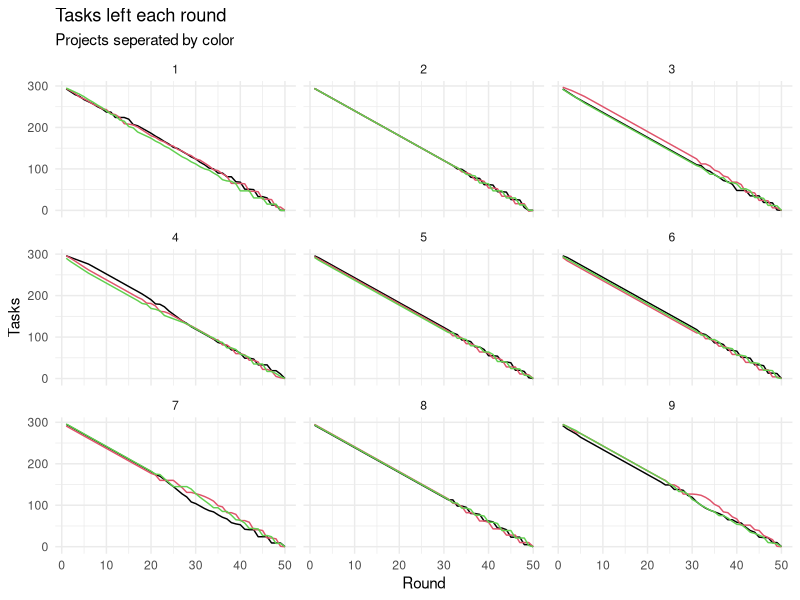
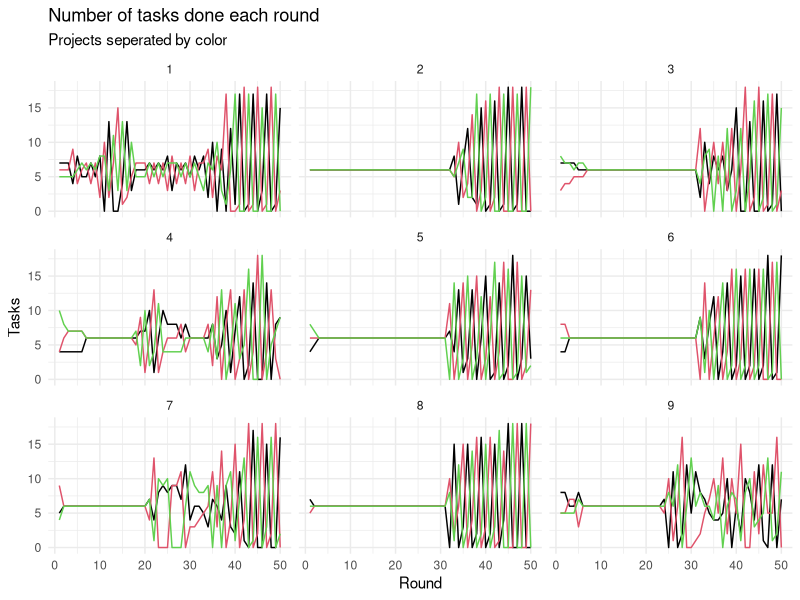
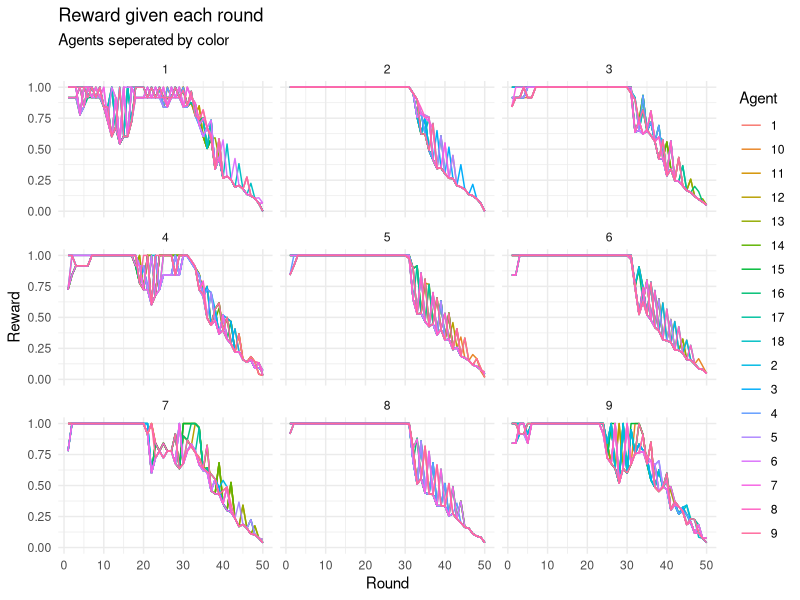
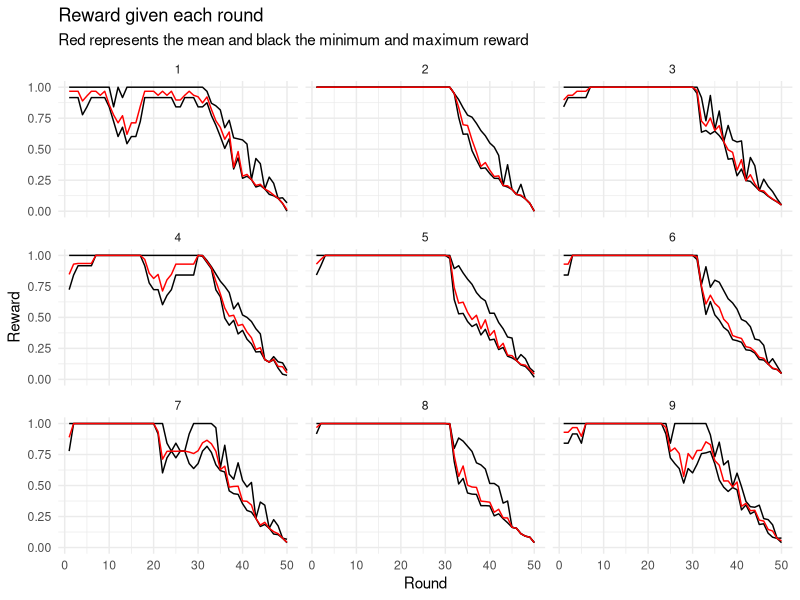
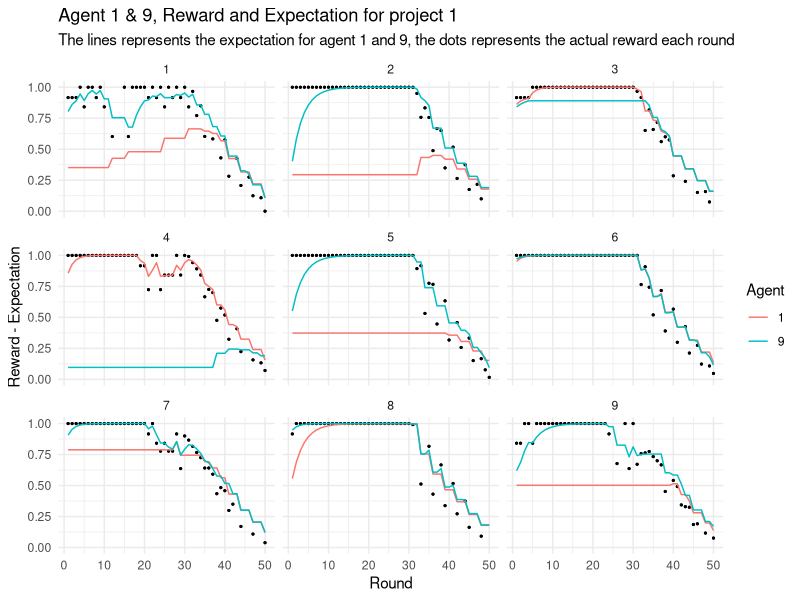
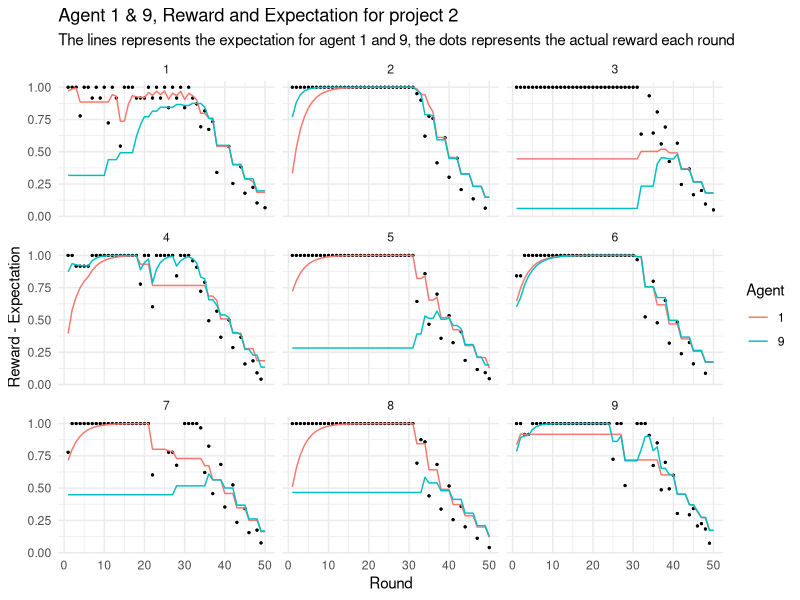
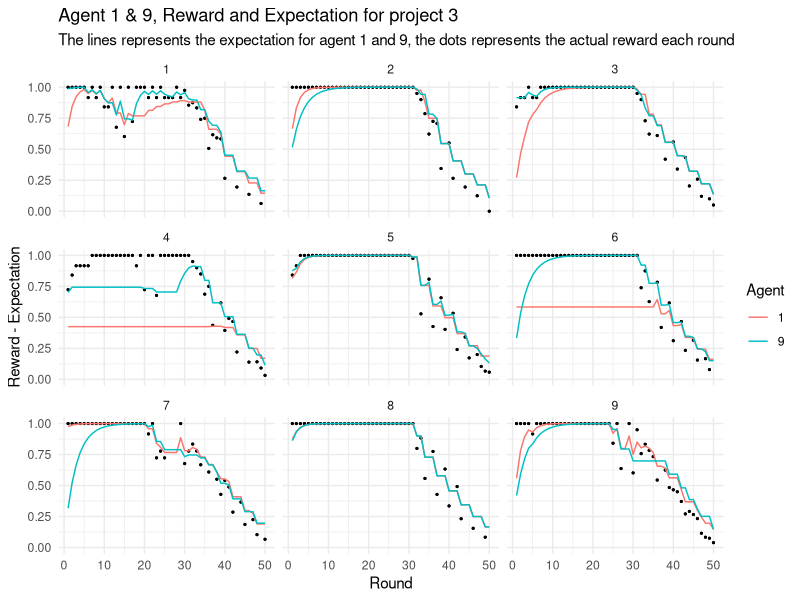
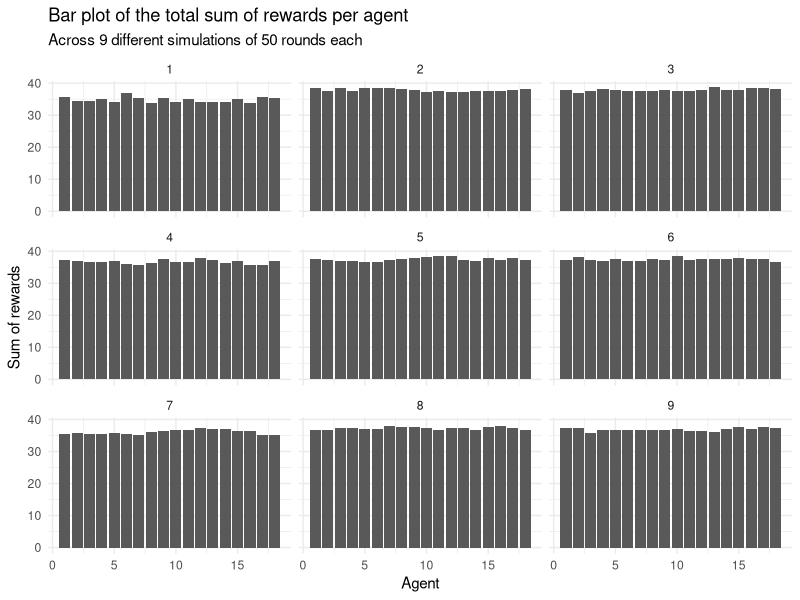

Recreate these plots in R, in order.
## ---- chunk 1
library(tidyverse)
library(ggplot2)
## ---- chunk 2

# CREATE NETWORK FUNCTION
# Function that returns a matrix as an edge list. Row number represents each agent and column 1 and 2 represent the neighbors of each agent. 
createNetwork = function(nA){
  
  #Create an empty matrix with 3 columns ans as many rows as number of agents
  agentNetwork = matrix(ncol = 2, nrow = nA)
  
  #Loop through all agents
  for (a in 1:nA){
    
    # If its the first agent, make an edge to the last and the second agent
    if (a == 1){
      edge1 = nA
      edge2 = 2
    }
    
    # If its the last agent, make an edge to the last-1 and the first agent
    if (a == nA){
      edge1 = a-1
      edge2 = 1
    }
    
    # If its any agent between 2 and the last-1, make an edge to the agents one lower and the agent one higher
    if(a %in% 2:(nA-1)){
      edge1 = a-1
      edge2 = a+1
    }
    
    # save the data into the matrix
    agentNetwork[a,1] = edge1
    agentNetwork[a,2] = edge2
  }
  
  return(agentNetwork)
}


# CREATE PROJECTS FUNCTION
# Function that returns a vector representing the number of tasks in each project
createProjects = function(nA, nP, nR, symmetry){
  
  if (symmetry == T){
    tasks = nA*nR/nP # formula for the number of tasks
    projectList = c(rep(tasks,nP)) # repeat the number of tasks nP times and make it into a vector
  }
  
  if (symmetry == F){
    tasks = nA*nR/nP # formula for the number of tasks
    projectList = c(rep(tasks,nP)) # repeat the number of tasks nP times and make it into a vector
  
    nMod = floor(nP/2)
    
    modList = c()
    for (mod in 1:nMod){
      modList = c(
        modList,
        mod/(mod+mod^2)
      )
    }
    
    pMedian = median(1:nP)
    for (p in 1:nP){
      if (p < pMedian){
        projectList[p] = round(projectList[p] * modList[p])
      }
      if (p > pMedian){
        projectList[p] = round(projectList[p] * (modList[rev(1:nP)[p]] + 1))
      }
    }
  }
  
  
  return(projectList)
}


# CREATE AGENTS' EXPECTATIONS FUNCTION
# Function that returns a matrix with starting values of expectations. Each row is an agent and each column is a project.
createExpectations = function(nA, nP){
  
  # Prepare an empty matrix
  expMatrix = matrix(ncol = nP, nrow = nA) 
  
  # Loop through agents and loop through projects and insert a number on the agent,project place in the matrix
  for(a in 1:nA){
    for(p in 1:nP){
      expMatrix[a,p] = runif(1) # Random number between 0 and 1 drawn from a uniform distribution
      #expMatrix[a,p] = rnorm(1, 0.7, 0.1) # from normal distribution, Mean = 0.7, sd = 0.1
    }
  }
  return(expMatrix)
}


# SIMULATION FUNCTION
# Function that runs the simulation an returns a data frame.
simulation = function(nA, nP, nR, rewardExp, taskThresh, alpha, beta, sim){
  
  # Use other functions to set up the simulation
  network = createNetwork(nA)
  projects = createProjects(nA, nP, nR, pSymmetry)
  expectations = createExpectations(nA, nP)
  nTasks = mean(projects)
  
  #prepare a list for storing the data of each round
  data_list = list()
  i = 1
  
  #Loop through each round
  for (round in 1:nR){
    
    #set up a vector for how many works on each project this round (same structure as the projects vector)
    work = c(rep(0,nP))
    
    # Empty vector for putting in the choices of the agents. (the structure will be: value n = choice of agent n)
    projectChoice = c()
    
    # CHOOSE PROJECT
    # Loop through agents
    for (a in 1:nA){
      
      # Find the project with the highest expectation
      proj =  which.max(expectations[a,])# which.max returns the placement of a number in a vector
      
      #add one to the project in "work" and store the choice in "projectChoice"
      work[proj] = work[proj] + 1
      projectChoice[a] = proj
    }
    
    # REWARDS
    # Calculate reward per project
    rewards = c(rep(0,nP)) # Empty vector for total rewards per project
    maxOpt = nA/nP # Maximum number of agentes working a project in order to get the optimal (1) reward per agent
    
    # loop through projects and calculate amount of total rewards based on the amount of agents working each project
    for (p in 1:nP){
      
      # if the number of agents working the project is less or equal to maxOpt, put this number on the total amount of reward for this project. Else, use the function to calculate it.
      if (work[p] <= maxOpt){ 
        rewards[p] = work[p]
      } else {
        # Function for calculating total amount of rewards.
        # rewardExp is the exponent defined outside the simulation.
        # (work[p]-maxOpt+1) is just the number of agents above maxOpt + 1 (to make the exponent work from the first agent above maxOpt)
        # the minus 1 in the end is add to shift it down to the intercept
        rewards[p] = maxOpt + (work[p]-maxOpt+1)^rewardExp-1 
      }
      
      #if the number of tasks left is lower than a percentage (defined outside the simulation) of the max amount of tasks, then calculate a modifier and apply it to the total amount of rewards.
      if (projects[p] < nTasks*taskThresh){
        percentageLeft = projects[p] / nTasks # How much work is left
        modifier = percentageLeft/taskThresh # percentage left since the threshold as a modifier
        rewards[p] = rewards[p] * modifier # Apply the modifier
      }
    }
    
    #calculate reward per agent
    # for each agent, divide the total number of reward on the chosen project and divide it with the amount of agents who worked that project and store it as this agents reward in a vector.
    agentReward = c() 
    for (a in 1:nA){
      p = projectChoice[a]
      agentReward[a] = rewards[p]/work[p]
    }
    
    #UPDATE EXPECTAIONS
    # new exp = alpha * reward + (1 - alpha) * exp
    # loop through agents and calculate new expextation for the project they chose and replace it with the old one
    for (a in 1:nA){
      p = projectChoice[a] 
      newExp = alpha * agentReward[a] + (1-alpha) * expectations[a,p]
      expectations[a,p] = newExp
    }
    
    # Loop through agents and check if the naighbors (egdes in the network) chose a different project. If they did update this project as well using the method above (but with beta instead of alpha)
    for (a in 1:nA){
      n1 = network[a,1]
      n2 = network[a,2]
      
      if (projectChoice[a] != projectChoice[n1]){
        p = projectChoice[n1] 
        newExp = beta * agentReward[n1] + (1-beta) * expectations[a,p]
        expectations[a,p] = newExp
      }
      
      if (projectChoice[a] != projectChoice[n2]){
        p = projectChoice[n2] 
        newExp = beta * agentReward[n2] + (1-beta) * expectations[a,p]
        expectations[a,p] = newExp
      }
    }
    
    #update projects (should this come before or after calculation of reward?)
    projects = projects - work # just subtracts the amount of work on each project with the amount of work left on each project.
    for (p in projects){
      if (p < 0){
        projects[p] = 0
      }
    }
    
    
    #SAVE THE DATA
    # the reason it takes this much code to save the data is that it should be flexible with number of columns in the final data frame as it changes with the number of projects.
    eNames = c()
    pNames = c()
    rNames = c()
    wNames = c()
    for (p in 1:nP){
      eNames = c(eNames, paste("Expectation", p, sep = ""))
      pNames = c(pNames, paste("Project", p,"_Tasks", sep = ""))
      rNames = c(rNames, paste("Project", p, "_Rewards", sep = ""))
      wNames = c(wNames, paste("Project", p, "_Work", sep = ""))
    }
    
    temp_data = as.data.frame(matrix(nrow = nA, ncol = nP*4+11))
    colnames(temp_data) = c(
      "Simulation",
      "Round",
      "Agent",
      "Choice",
      "Reward",
      eNames,
      pNames,rNames,wNames,
      "alpha",
      "beta",
      "nAgents",
      "nProjects",
      "nTasks",
      "nRounds"
    )
    
    temp_data[,1] = sim
    temp_data[,2] = round
    temp_data[,3] = 1:nA
    temp_data[,4] = projectChoice
    temp_data[,5] = agentReward
    
    for (p in 1:nP){
      e = paste("Expectation", p, sep = "")
      pr = paste("Project", p,"_Tasks", sep = "")
      r = paste("Project", p, "_Rewards", sep = "")
      w = paste("Project", p, "_Work", sep = "")
      
      temp_data[e] = expectations[,p]
      temp_data[pr] = projects[p]
      temp_data[r] = rewards[p]
      temp_data[w] = work[p]
    }
    
    n = ncol(temp_data)
    temp_data[,n-5] = alpha
    temp_data[,n-4] = beta
    temp_data[,n-3] = nA
    temp_data[,n-2] = nP
    if (pSymmetry == TRUE) {temp_data[,n-1] = nTasks} else {temp_data[,n-1] = "asymmetric"}
    temp_data[,n] = nR
    
    #saving this rounds data into a list of data frames
    data_list[[i]] = temp_data
    i = i + 1
    
    
  } # End of the round loop
  
  # combine all the data frames in the data_list into one 
  data = do.call(rbind, data_list)
  
  return(data)
  
}

## ---- chunk 3
nRounds = 50
nAgents = 18
nProjects = 3
rewardExp = 0.5
taskThresh = 0.4
alpha = 0.5
beta = 0.3
pSymmetry = T
## ---- chunk 4
data_list = list()
i = 1
set.seed(61)
for (s in 1:9){
  data_list[[i]] = simulation(nAgents, nProjects, nRounds, rewardExp, taskThresh, alpha, beta, s)
  i = i + 1
}
data = do.call(rbind, data_list)

write.csv(data, "data_9sim.csv")
## ---- chunk 5
#Alpha ~ Beta plot
#ggplot(data, aes(y = as.factor(Agent), x = Round)) +
#  geom_point(aes(color = as.factor(Choice)), shape = 15, size = 3) +
#  facet_wrap(alpha~beta) +
#  theme_minimal()


# Project development over time
ggplot(data, aes(x = Round))+
  geom_line(aes(y = Project1_Tasks), color = 1) +
  geom_line(aes(y = Project2_Tasks), color = 2) +
  geom_line(aes(y = Project3_Tasks), color = 3) +
  facet_wrap(~Simulation) +
  theme_minimal() +
  labs(title = "Tasks left each round",subtitle = "Projects seperated by color", y = "Tasks")


ggplot(data, aes(x = Round))+
  geom_line(aes(y = Project1_Work), color = 1) +
  geom_line(aes(y = Project2_Work), color = 2) +
  geom_line(aes(y = Project3_Work), color = 3) +
  facet_wrap(~Simulation) +
  theme_minimal() +
  labs(title = "Number of tasks done each round", subtitle = "Projects seperated by color", y = "Tasks")

# Reward plots
ggplot(data, aes(x = Round, y = Reward))+
  geom_line(aes(color = as.character(Agent))) +
  facet_wrap(~Simulation) +
  theme_minimal() +
  labs(title = "Reward given each round", subtitle = "Agents seperated by color", color = "Agent")


ggplot(data, aes(x = Round, y = Reward))+
  stat_summary(fun.y=min, geom="line") +
  stat_summary(fun.y=max, geom="line") +
  stat_summary(fun.y=mean, geom="line", color = "red") +
  facet_wrap(~Simulation) +
  theme_minimal() +
  labs(title = "Reward given each round", subtitle = "Red represents the mean and black the minimum and maximum reward")


# Reward - Expectation plots
ggplot(subset(data, Agent %in% c(1,9)), aes(x = Round)) +
  geom_point(aes(y = Project1_Rewards/Project1_Work), size = .4) +
  geom_line(aes(y = Expectation1, color = as.character(Agent))) +
  facet_wrap(~Simulation) +
  theme_minimal() +
  labs(title = "Agent 1 & 9, Reward and Expectation for project 1", subtitle = "The lines represents the expectation for agent 1 and 9, the dots represents the actual reward each round", y = "Reward - Expectation", color = "Agent")


ggplot(subset(data, Agent %in% c(1,9)), aes(x = Round)) +
  geom_point(aes(y = Project2_Rewards/Project2_Work), size = .4) +
  geom_line(aes(y = Expectation2, color = as.character(Agent))) +
  facet_wrap(~Simulation) +
  theme_minimal() +
  labs(title = "Agent 1 & 9, Reward and Expectation for project 2", subtitle = "The lines represents the expectation for agent 1 and 9, the dots represents the actual reward each round", y = "Reward - Expectation", color = "Agent")


ggplot(subset(data, Agent %in% c(1,9)), aes(x = Round)) +
  geom_point(aes(y = Project3_Rewards/Project3_Work), size = .4) +
  geom_line(aes(y = Expectation3, color = as.character(Agent))) +
  facet_wrap(~Simulation) +
  theme_minimal() +
  labs(title = "Agent 1 & 9, Reward and Expectation for project 3", subtitle = "The lines represents the expectation for agent 1 and 9, the dots represents the actual reward each round", y = "Reward - Expectation", color = "Agent")

# total reward plot
ggplot(data, aes(y = Reward, x = Agent)) +
  stat_summary(fun.y = "sum", geom = "bar") + 
  facet_wrap(~Simulation) +
  theme_minimal() +
  labs(title = "Bar plot of the total sum of rewards per agent", subtitle = "Across 9 different simulations of 50 rounds each", y = "Sum of rewards")
## ---- chunk 6

work = 1:nAgents
rewards = c(rep(0,nAgents)) 
maxOpt = nAgents/nProjects # Maximum number of agents working a project in order to get the optimal (1) reward per agent

exp_data = data.frame()
for (e in c(0.3,0.4,0.5,0.6,0.7,0.8)){
  for (p in work){
    # if the number of agents working the project is less or equal to maxOpt, put this number on the total amount of reward for this project. Else, use the function to calculate it.
    if (work[p] <= maxOpt){ 
      rewards[p] = work[p] 
    } else {
      # Function for calculating total amount of rewards.
      # rewardExp is the exponent defined outside the simulation.
      # (work[p]-maxOpt+1) is just the number of agents above maxOpt + 1 (to make the exponent work from the first agent above maxOpt)
      # the minus 1 in the end is add to shift it down to the intercept
      rewards[p] = maxOpt + (work[p]-maxOpt+1)^e-1 
    }
  } 
  temp = data.frame("work" = work, "reward" = rewards, "exp" = e)
  exp_data = rbind(exp_data, temp)
}

ggplot(exp_data, aes(x = work, y = reward)) +
  geom_line() +
  theme_minimal() +
  facet_wrap(~exp) +
  xlim(0, 20) +
  ylim(0, 20) +
  labs(title = "Functions of how much total reward is given per project as the number of agents rise", subtitle = "The function is linear til 6 agents (18 (n agents) devided by 6 (n projects)) and exponential from there til 18. \nThe 6 plots show the function for different exponents", y = "Total reward", x = "Number of agents")



projects = rev(1:300)
nTasks = 300
rewards = c(rep(1,300))

thresh_data = data.frame()

for (t in c(0.2,0.3,0.4,0.5,0.6,0.7)){
for (p in 1:300){
 #if the number of tasks left is lower than a percentage (defined outside the simulation) of the max amount of tasks, then calculate a modifier and apply it to the total amount of rewards.
      if (projects[p] < nTasks*t){ 
        percentageLeft = projects[p] / nTasks # How much work is left 
        modifier = percentageLeft/t # percentage left since the threshold as a modifier
        rewards[p] = rewards[p] * modifier # Apply the modifier
      }
}
  temp = data.frame("reward" = rewards, "projects" = projects, "thresh" = t)
  thresh_data = rbind(thresh_data, temp)
}    

ggplot(thresh_data, aes(x = projects, y = reward)) +
  geom_line() +
  theme_minimal() +
  facet_wrap(~thresh) +
  labs(title = "How much a reward of 1 is decreased as a function of how many tasks are left in a project", subtitle = "A procentage threshold is defined. If the percentage of tasks left are below. \nThen the threshold a modifier is defined as the percentage left devided by the threshold. \nThen this modifier is multiplied by the threshold. \n6 plots showing different thresholds for a total amount of 300 tasks", y = "Reward", x = "Tasks left")


